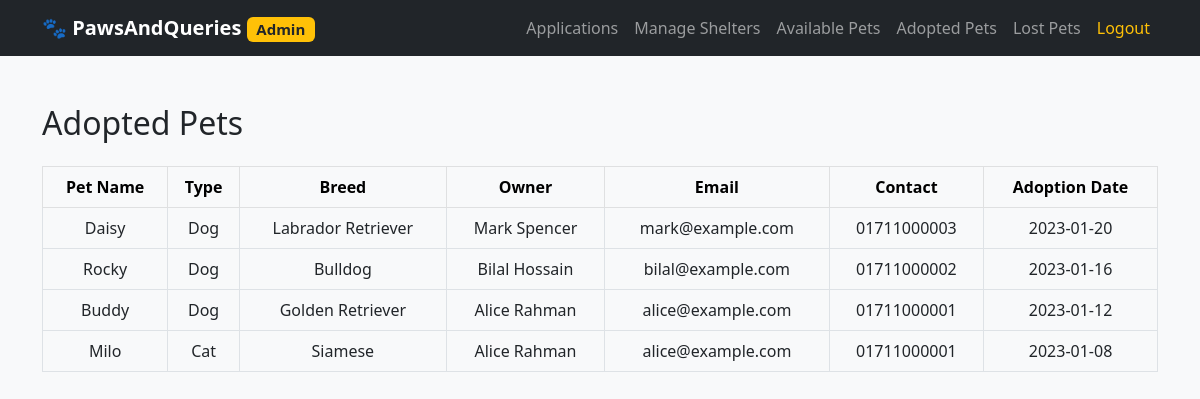
/admin_adopted_pets.php (signed in), run on the app's committed database.
### tables this page shows
CREATE TABLE `ownedpets` (
    `Pet_id`       INT  NOT NULL,
    `User_id`      INT  NOT NULL,
    `ApprovalDate` DATE DEFAULT NULL,
    PRIMARY KEY (`Pet_id`, `User_id`),
    KEY `idx_owned_user` (`User_id`),
    CONSTRAINT `fk_owned_pet`  FOREIGN KEY (`Pet_id`)  REFERENCES `pet` (`Pet_id`),
    CONSTRAINT `fk_owned_user` FOREIGN KEY (`User_id`) REFERENCES `user` (`User_id`)
);

CREATE TABLE `pet` (
    `Pet_id`         INT          NOT NULL AUTO_INCREMENT,
    `Name`           VARCHAR(50)  DEFAULT NULL,
    `Type`           VARCHAR(50)  DEFAULT NULL,
    `Breed`          VARCHAR(50)  DEFAULT NULL,
    `Age`            INT          DEFAULT NULL,
    `AdoptionStatus` TINYINT(1)   DEFAULT 0,
    `Image_url`      VARCHAR(255) DEFAULT NULL,
    PRIMARY KEY (`Pet_id`)
);

CREATE TABLE `user` (
    `User_id`       INT          NOT NULL AUTO_INCREMENT,
    `Name`          VARCHAR(100) DEFAULT NULL,
    `Password`      VARCHAR(255) NOT NULL,
    `ContactNumber` VARCHAR(20)  DEFAULT NULL,
    `Address`       VARCHAR(255) DEFAULT NULL,
    `Email`         VARCHAR(100) DEFAULT NULL,
    `Owned_pets`    INT          DEFAULT 0,
    PRIMARY KEY (`User_id`),
    UNIQUE KEY `uq_user_email` (`Email`)
);

### helpers.php (called while the page is built, shortened)
<?php
function e(?string $value): string
{
    return htmlspecialchars((string) $value, ENT_QUOTES, 'UTF-8');
}

### admin_adopted_pets.php (the view, shortened to what this page needs)
<?php
require 'db.php';
require 'helpers.php';
$adopted = $pdo->query("
    SELECT p.Name AS PetName, p.Type AS PetType, p.Breed AS PetBreed,
           u.Name AS OwnerName, u.Email AS OwnerEmail, u.ContactNumber AS OwnerContact,
           op.ApprovalDate AS AdoptionDate
    FROM ownedpets op
    JOIN pet p  ON op.Pet_id = p.Pet_id
    JOIN user u ON op.User_id = u.User_id
    WHERE p.AdoptionStatus = 1
    ORDER BY op.ApprovalDate DESC
")->fetchAll();
?>
<!DOCTYPE html>
<html lang="en">
<head>
    <link rel="stylesheet" href="https://cdn.jsdelivr.net/npm/bootstrap@5.2.3/dist/css/bootstrap.min.css">
</head>
<body class="bg-light">
<?php include 'admin_header.php'; ?>
<div class="container py-5">
    <h2 class="mb-4">Adopted Pets</h2>
    <div class="table-responsive">
        <table class="table table-bordered table-hover align-middle text-center">
            <thead class="table-light">
                <tr>
                    <th>Pet Name</th>
                    <th>Type</th>
                    <th>Breed</th>
                    <th>Owner</th>
                    <th>Email</th>
                    <th>Contact</th>
                    <th>Adoption Date</th>
                </tr>
            </thead>
            <tbody>
                <?php if (count($adopted) > 0): ?>
                    <?php foreach ($adopted as $row): ?>
                        <tr>
                            <td><?= e($row['PetName']) ?></td>
                            <td><?= e($row['PetType']) ?></td>
                            <td><?= e($row['PetBreed']) ?></td>
                            <td><?= e($row['OwnerName']) ?></td>
                            <td><?= e($row['OwnerEmail']) ?></td>
                            <td><?= e($row['OwnerContact']) ?></td>
                            <td><?= e((string) $row['AdoptionDate']) ?></td>
                        </tr>
                    <?php endforeach; ?>
                <?php else: ?>
                    <tr><td colspan="7" class="text-muted">No adopted pets yet.</td></tr>
                <?php endif; ?>
            </tbody>
        </table>
    </div>
</div>
</body>
</html>

### data on the page
ownedpets: Pet.Name "Daisy", Pet.Type "Dog", Pet.Breed "Labrador Retriever", User.Name "Mark Spencer", User.Email "mark@example.com", User.ContactNumber "01711000003", ApprovalDate "2023-01-20"
ownedpets: Pet.Name "Rocky", Pet.Type "Dog", Pet.Breed "Bulldog", User.Name "Bilal Hossain", User.Email "bilal@example.com", User.ContactNumber "01711000002", ApprovalDate "2023-01-16"
ownedpets: Pet.Name "Buddy", Pet.Type "Dog", Pet.Breed "Golden Retriever", User.Name "Alice Rahman", User.Email "alice@example.com", User.ContactNumber "01711000001", ApprovalDate "2023-01-12"
ownedpets: Pet.Name "Milo", Pet.Type "Cat", Pet.Breed "Siamese", User.Name "Alice Rahman", User.Email "alice@example.com", User.ContactNumber "01711000001", ApprovalDate "2023-01-08"
